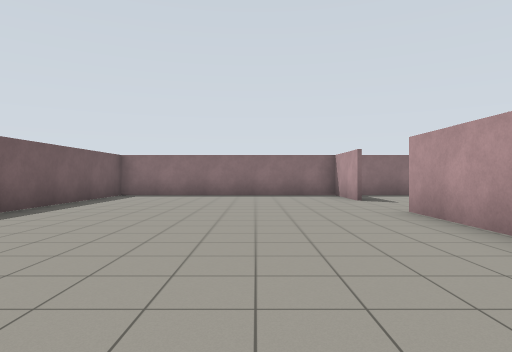
view 1 (above)

24 first-person views from a walk through a robot-simulator world made for Gazebo. The camera is 1.2 m above the floor, looks level and sees 75° across. The floor is counted in squares, 2 m on a side. Each view is taken from the middle of a square. On the plan, view 1 faces up. The plan holds only what a view shows up to about 9 squares ahead; the rest is blank.

view 2
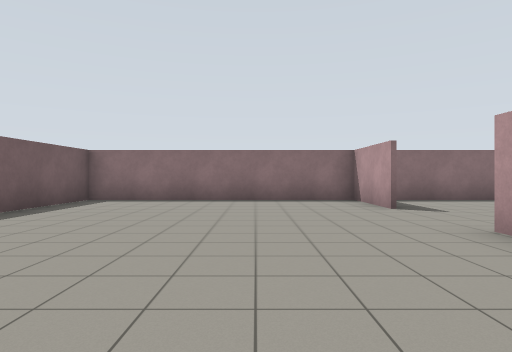

view 3
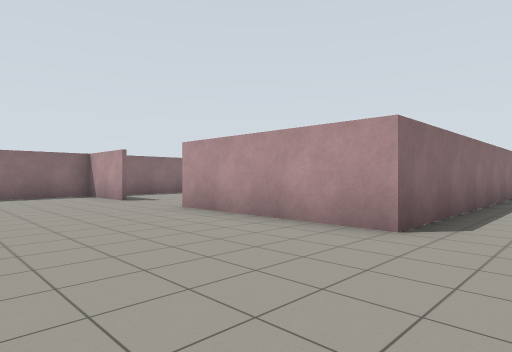

view 4
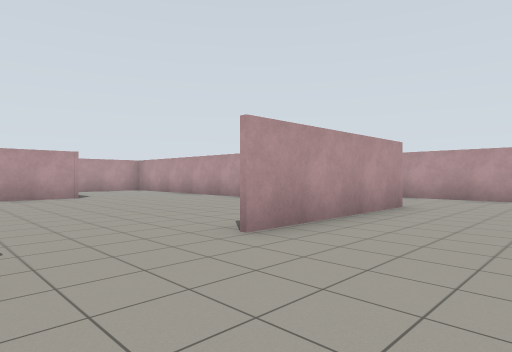

view 5
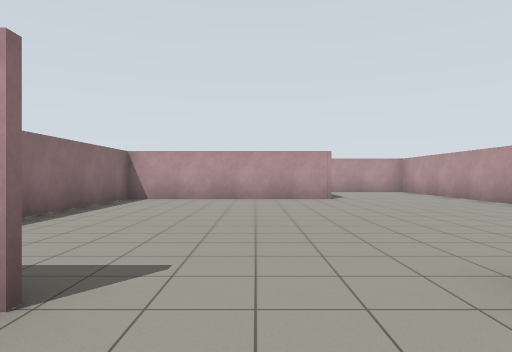

view 6
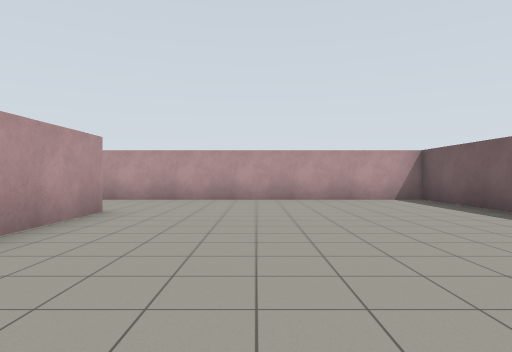

view 7
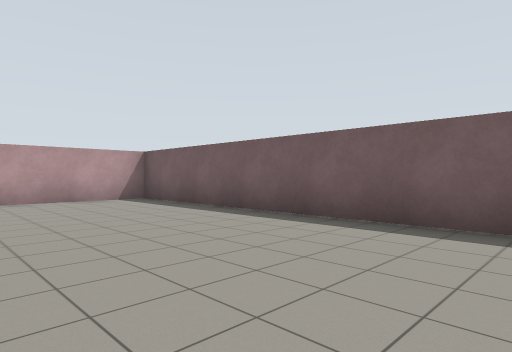

view 8
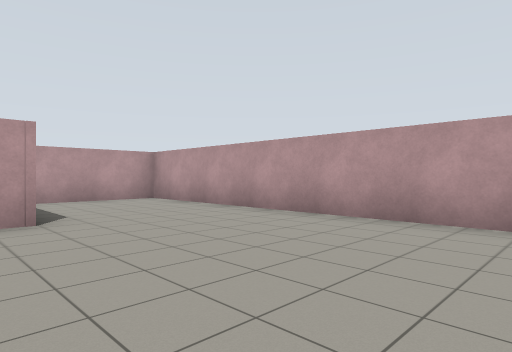

view 9
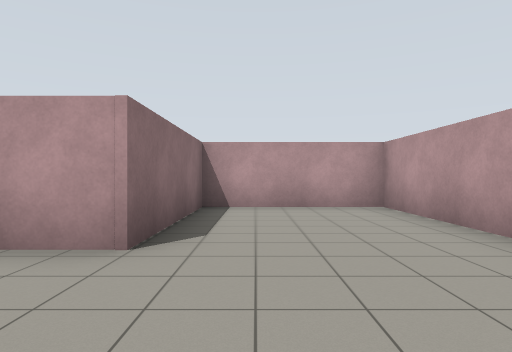

view 10
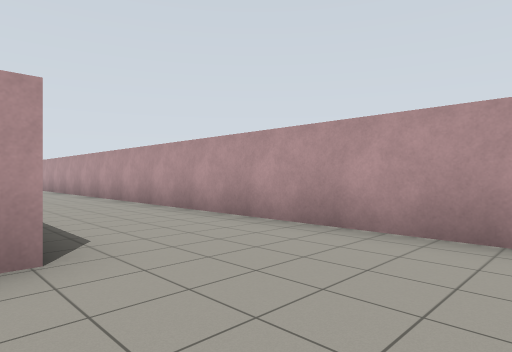

view 11
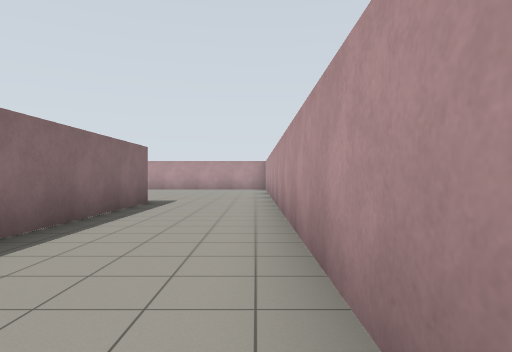

view 12
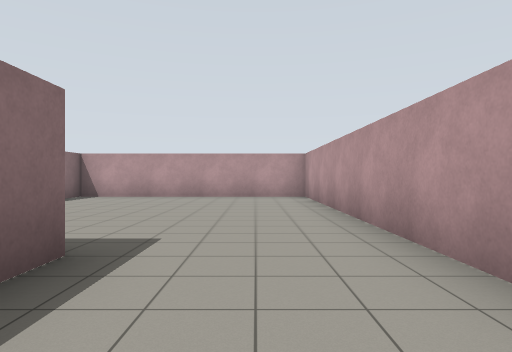

view 13
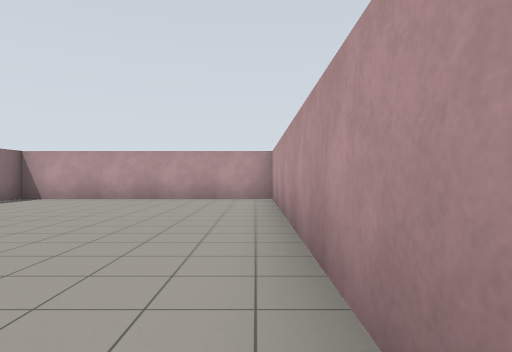

view 14
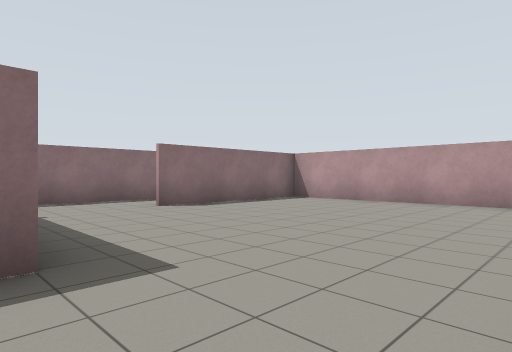

view 15
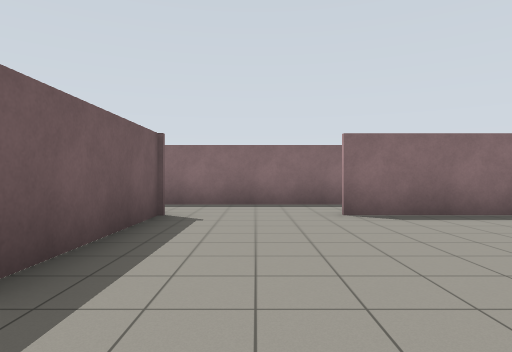

view 16
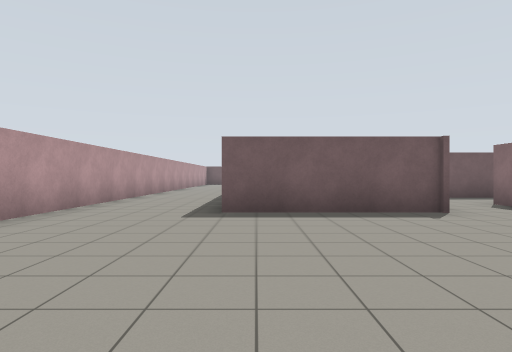

view 17
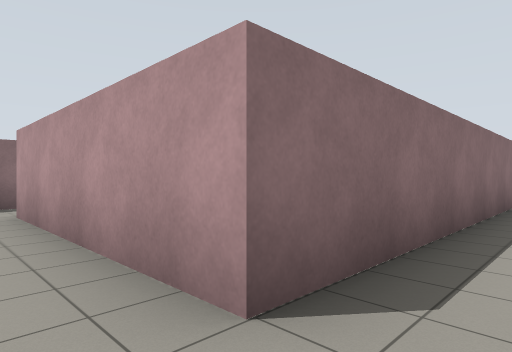

view 18
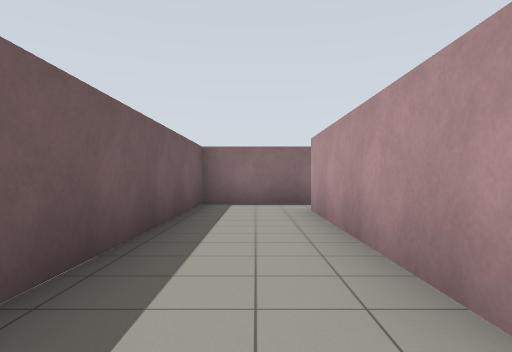

view 19
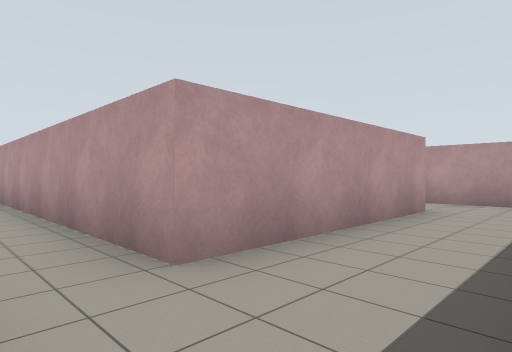

view 20
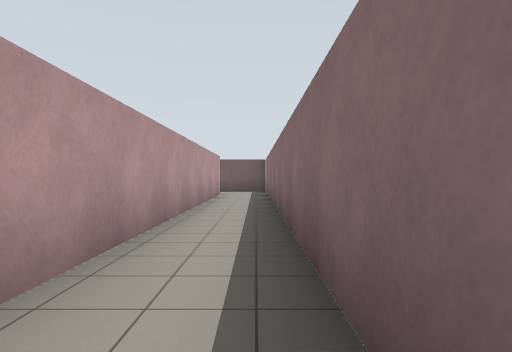

view 21
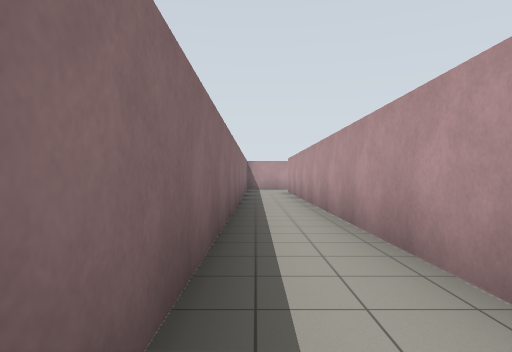

view 22
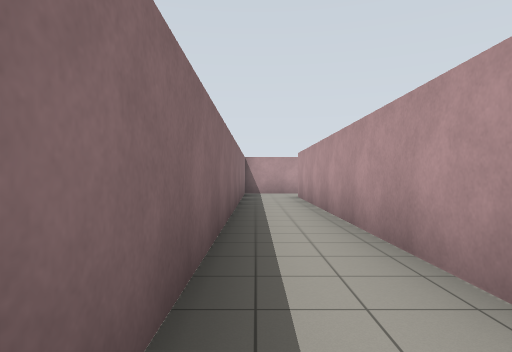

view 23
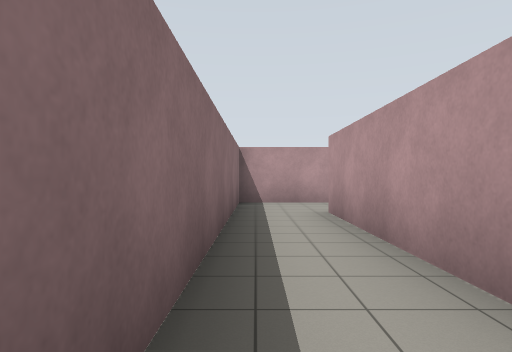

view 24
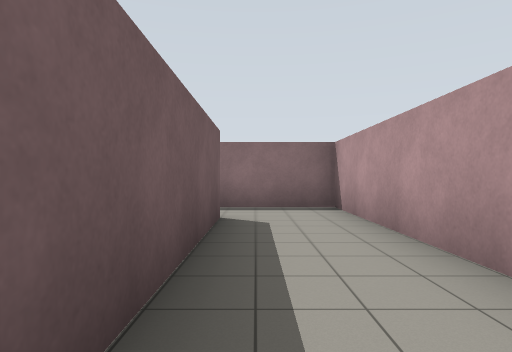

### Floor plan
Points are (right, up) in squares from view 1. A wall is a line through its corners. A room is listed if a view was taken in it or the views show most of it. See-through windows are left out.
Room 1 (views 1, 2, 3, 4, 5, 6, 7, 8, 9, 10)
walls: (2.6, 8) (2.6, 10.4) (-4.2, 10.4) (-4.2, -1.4) (1.5, -1.4); (2.6, 1.4) (2.6, 5.6); (5.5, 1.5) (13.4, 1.5) (13.4, 5.1) (9.7, 5.1) (9.7, 10.4) (3.5, 10.4)
ways out: opening at (2.5, -0.5) to room 2
Room 2 (views 11, 12, 13, 14, 15, 16)
walls: (13.5, 5.2) (13.5, 1.4) (2.6, 1.4); (11, 5.1) (12.6, 5.1); (20.6, -1.5) (20.6, 5.1) (16.3, 5.1); (16.4, 7) (12, 7); (1.5, -1.4) (20.4, -1.4)
ways out: opening at (2.5, -0.5) to room 1; opening at (12, 6) to room 3; opening at (16, 6) to room 4
Room 3 (views 17, 18)
walls: (12, 7) (12, 10.6); (9.8, 10.4) (9.8, 7.5)
ways out: opening at (12, 6) to room 2; opening at (11, 10) to room 4
Room 4 (views 19, 20, 21, 22, 23, 24)
walls: (18.6, 7) (16.4, 7); (12.2, 13.4) (9.8, 13.4) (9.8, 10.4); (33.5, 8.9) (33.5, 13.4) (14, 13.4); (12, 10.6) (12, 11.8) (31.5, 11.8) (31.5, 7.6)
ways out: opening at (16, 6) to room 2; opening at (11, 10) to room 3

Positions as (right, up) in squares from view 1, and headings:
1: (0, 0), facing up
2: (0, 2), facing up
3: (-1, 0), facing up-right
4: (0, 8), facing down-right
5: (1, 7), facing right
6: (0, 7), facing down
7: (0, 7), facing down-left
8: (5, 6), facing down-right
9: (7, 4), facing right
10: (0, 2), facing down-right
11: (6, -1), facing right
12: (11, 0), facing right
13: (12, -1), facing right
14: (13, -1), facing up-right
15: (15, 0), facing up
16: (19, 2), facing left
17: (11, 6), facing up-right
18: (11, 6), facing up
19: (10, 13), facing down-right
20: (23, 13), facing left
21: (19, 13), facing right
22: (22, 13), facing right
23: (26, 13), facing right
24: (32, 7), facing up
